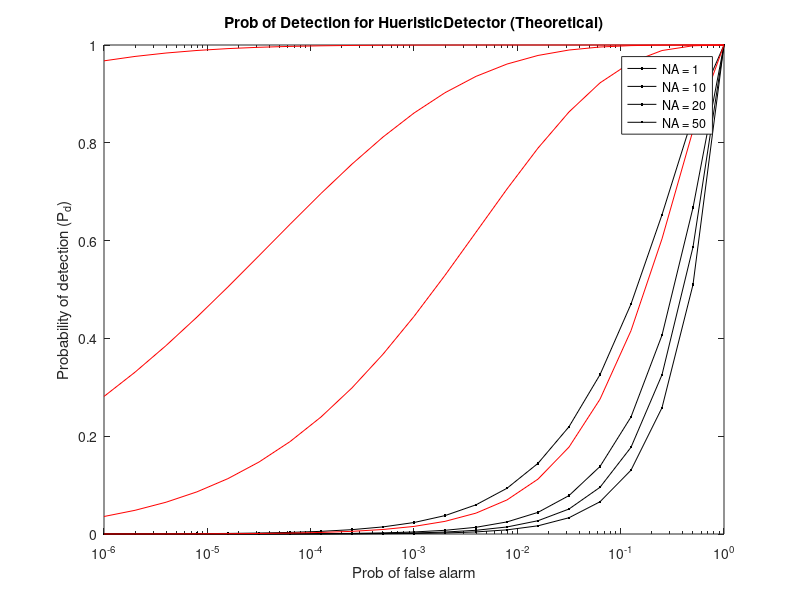

Write MATLAB code to recreate this figure.
% Signal template parameters
%load('301.1offsetinX65degree100.1mpssignal02second.mat');

%load('20.1offsetinX90degree100.1mpssignal02second.mat');
%load('200.1offsetinX90degree100.1mpssignal02second.mat');

%load('200.1offsetinX40degree100.1mpssignal02second.mat');
%load('200.1offsetinX40degree100.1mpssignal02secondlower.mat');
%load('200.1offsetinX40degree100.1mpssignal02secondlower.mat');
load('20.1offsetinX65degree100.1mpssignal02secondlower.mat');
%load('20.1offsetinX65degree100.1mpssignal02secondlower.mat');

directpowr = norm(output_N0)^2/length(output_N0);
directpowrDB = 10 * log10(directpowr)
signal_O = detrend(y_FK,'linear');
%signal_template = abs(outputgain_N0); %... % Define your signal template here
%signalPower = norm(signal_O)^2 %/length(signal_template)  %; % Signal power

%data_length = 100; %1e3; %1e5; %1e4; %100000; %1e4; %10000; %10000;
NA = [1 10 20 50];  % 1000 10000 100000];
%c = [-1-1i -1+1i 1-1i 1+1i];
c = [-3-3i -3-1i -3+1i -3+3i -1-3i -1-1i -1+1i -1+3i 1-3i 1-1i 1+1i 1+3i 3-3i 3-1i 3+1i 3+3i]; % /sqrt(9.75);  %standard 16QAM
M = length(c);
temp = sqrt(c*c'/M);
c = c/temp; %16QAM, power normalize to 1

%c = [-1-1i -1+1i 1-1i 1+1i]/sqrt(2);
%M = length(c);

%output_FKMPSK = y_FK;
%output_MPSKN0 = y_FK;

%The variance of the amplitude
c_amplitude = abs(c);

var_amplitude = var(c_amplitude,1) % (M-1)/M;
%A = mean(c_amplitude,'all');

%var(c_amplitude,1)
DNR_dB = 10; %8; 
SNR_dB = DNR_dB - directpowrDB; %10.8; %5; %11; %10; %0:1:5; %15; %20; %in dB, this SNR is the SNR at the receiver, not relevant to the signal produced by the flying object
SNR = 10.^(SNR_dB./10); % SNR in linar form
var_noise = 0.5 ./ SNR ; %0.7737 * 10^(-SNR/10); %0.5* 10^(-SNR/10); % %%0.7737 * 10^(-SNR/10); % 10^(-SNR/10); %0.5 * 10^(-SNR/10); % 0.7737 * 10^(-SNR/10)   %variance reduced due to digital modulation
Noisepowerduetosignal = var_amplitude * mean(outputgain_N0 .* conj(outputgain_N0));
%var_total = (Noisepowerduetosignal + var_noise)/data_length;
 %Ot = detrend(y_FK,'linear');
 lamda = signal_O' * signal_O; % ./var_total;
 N_D = length(signal_O);
%Noisetotal 
% SNR values
 % Range of SNR values in dB
%SNR = 10.^(SNR_dB/10); % Convert dB to linear scale

% Probability of false alarm (PFA)
temp = -6:0.3:0; %-1;
PFA = 10.^temp;
%PFA = 0:0.01:1;

% Initialize arrays to store PD and PFA for each SNR value
PD_all = zeros(length(PFA), length(NA));
%PFA_all = zeros(length(PFA), length(SNR));
PD_matched = PD_all;


% Compute PD and PFA for each SNR value
for i = 1:length(NA)
    data_length = NA(i);
    var_total = (Noisepowerduetosignal + var_noise)/data_length;
    PD_all(:,i) = 1 - ncx2cdf(chi2inv(1 - PFA,N_D), N_D, lamda/var_total);
    %data_length * lamda/var_total
    %temp = 
    PD_matched(:,i) = qfunc(qfuncinv(PFA) - sqrt(lamda/var_total));
    %PD_all(:,i) = qfunc(qfuncinv(PFA) - sqrt(signalPower / var_total(i)));
    %PFA_all(:,i) = PFA;
end

% Plot ROC Curves for each SNR value
%{
figure;
plot(SNR_dB + directpowrDB, PD_all, 'k.-',SNR_dB + directpowrDB, PD_matched, 'r-');
xlabel('DNR (dB)');
ylabel('Probability of detection (P_{d})');
legend(cellstr(num2str(PFA', 'Prob of false alarm = %0.7f')));
title('Prob of Detection for HueristicDetector (Theoretical)');
%}

semilogx(PFA', PD_all, 'k.-',PFA', PD_matched,'r-');
xlabel('Prob of false alarm');
ylabel('Probability of detection (P_{d})');
legend(cellstr(num2str((NA)', 'NA = %0.0f')));
title('Prob of Detection for HueristicDetector (Theoretical)');

save('Theoretical10dB16QAMNA.mat','PFA','PD_all')
%grid on;
%title('ROC Curve for Matched Filter (Theoretical)');

%semilogx(PFA, PD_all, 'b.-');
%xlabel('Probability of false alarm (P_{fa})');
%ylabel('Probability of detection (P_{d})');


